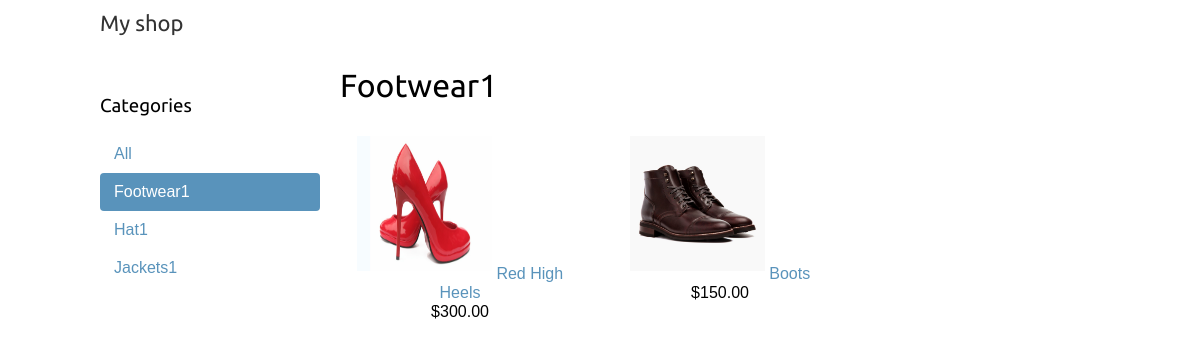
The page /footwear1/ on the database its author committed.
### shop/models.py (models this page shows, shortened)
class Category(models.Model):
    name = models.CharField(max_length=200, db_index=True)
    slug = models.SlugField(max_length=200, db_index=True, unique=True)
    class Meta:
        ordering = ('name',)
        verbose_name = 'category'
        verbose_name_plural = 'categories'
    def get_absolute_url(self):
        return reverse('shop:product_list_by_category', args=[self.slug])

class Product(models.Model):
    category = models.ForeignKey(Category, related_name='products')
    name = models.CharField(max_length=200, db_index=True)
    slug = models.SlugField(max_length=200, db_index=True)
    image = models.ImageField(upload_to='products/%Y/%m/%d', blank=True)
    description = models.TextField(blank=True)
    price = models.DecimalField(max_digits=10, decimal_places=2)
    stock = models.PositiveIntegerField()
    available = models.BooleanField(default=True)
    created = models.DateTimeField(auto_now_add=True)
    updated = models.DateTimeField(auto_now=True)
    class Meta:
        ordering = ('-created',)
        index_together = (('id', 'slug'),)
    def get_absolute_url(self):
        return reverse('shop:product_detail', args=[self.id, self.slug])

### shop/views.py (the view)
# urls.py: url(r'^(?P<category_slug>[-\w]+)/$', views.product_list, name='product_list_by_category'),
def product_list(request, category_slug=None):
    category = None
    categories = Category.objects.all()
    products = Product.objects.filter(available=True)
    if category_slug:
        category = get_object_or_404(Category, slug=category_slug)
        products = products.filter(category=category)
    return render(request, 'shop/product/list.html', {'category': category,
                                                      'categories': categories,
                                                      'products': products})

### shop/templates/shop/product/list.html (shortened to what this page needs)
{% extends "shop/base.html" %}
{% load i18n %}
{% load static %}
{% block content %}
    <div id="sidebar">
        <h3>{% trans "Categories" %}</h3>
        <ul>
            <li {% if not category %}class="selected"{% endif %}>
                <a href="{% url "shop:product_list" %}">{% trans "All" %}</a>
            </li>
        {% for c in categories %}
            <li {% if category.slug == c.slug %}class="selected"{% endif %}>
                <a href="{{ c.get_absolute_url }}">{{ c.name }}</a>
            </li>
        {% endfor %}
        </ul>
    </div>
    <div id="main" class="product-list">
        <h1>{% if category %}{{ category.name }}{% else %}{% trans "Products" %}{% endif %}</h1>
        {% for product in products %}
            <div class="item">
                <a href="{{ product.get_absolute_url }}">
                    <img src="{% if product.image %}{{ product.image.url }}{% else %}{% static "img/no_image.png" %}{% endif %}" style="width:135px;height:135px;">
                </a>
                <a href="{{ product.get_absolute_url }}">{{ product.name }}</a><br>
                ${{ product.price }}
            </div>
        {% endfor %}
    </div>
{% endblock %}

### shop/static/css/base.css (style rules this page uses)
body { margin:0; padding:0; font-family:helvetica, sans-serif; }
h1, h2, h3, h4, h5 , h6 { font-family: 'Ubuntu', sans-serif; font-weight:normal; }
a { text-decoration:none; color:#5993bb; }
#sidebar { width:220px; padding:30px 20px 0 0; float:left; }
#sidebar ul { margin:0; padding:0; }
#sidebar ul li { margin:0; list-style:none; padding:10px 14px; }
#sidebar ul li a { display:block; }
#sidebar ul li.selected { background:#5993bb; border-radius:4px; }
#sidebar ul li.selected a { color:#fff; }
#main { float:left; width: 96%; margin-right:-220px; overflow:hidden; }
.product-list .item { width:25%; padding:10px 20px 10px 0; float:left; text-align:center; line-height:1.2; }
.product-list .item img { width:10px; height:10px; margin-bottom:8px; }

### rows shown on the page
Category: name "Footwear1"
Category: name "Hat1"
Category: name "Jackets1"
Product: image (picture), name "Red High Heels", price "300.00"
Product: image (picture), name "Boots", price "150.00"
